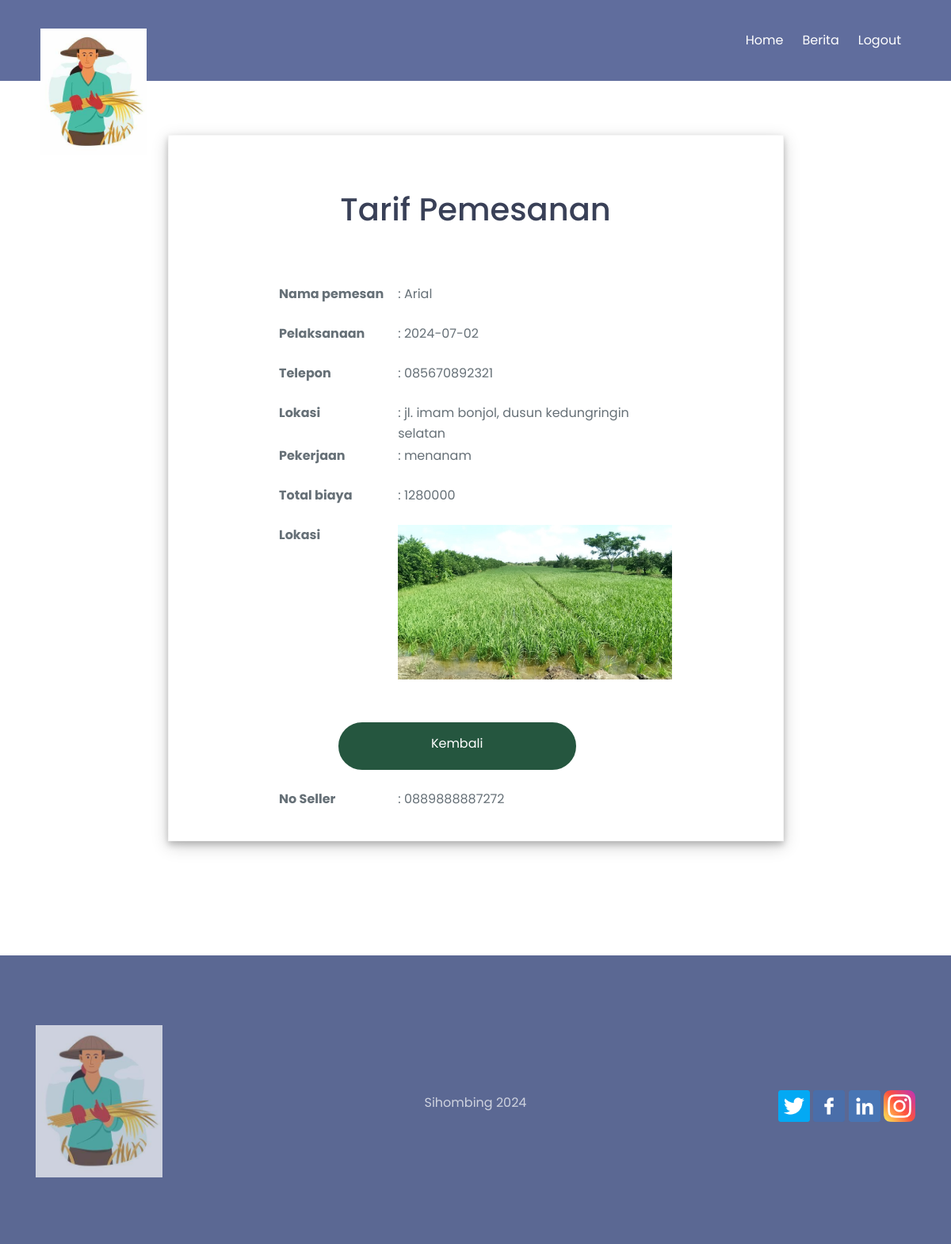
Page /buyer/detail.php?id_notif=27 on the committed database.
### tables this page shows
CREATE TABLE `notif` (
  `id_notif` int(11) NOT NULL,
  `id_buyer` int(11) NOT NULL,
  `id_seller` int(11) NOT NULL,
  `id_pesan` int(11) NOT NULL,
  `date` date NOT NULL,
  `namebuyer` varchar(255) NOT NULL,
  `telp` varchar(255) NOT NULL,
  `location` varchar(255) NOT NULL,
  `locpic` varchar(255) NOT NULL,
  `job` varchar(255) NOT NULL,
  `status` varchar(255) NOT NULL,
  `total` int(20) NOT NULL
);

CREATE TABLE `users` (
  `id_users` int(11) NOT NULL,
  `name` varchar(255) NOT NULL,
  `username` varchar(255) NOT NULL,
  `password` varchar(255) NOT NULL,
  `address` text NOT NULL,
  `telp` varchar(255) NOT NULL,
  `gender` varchar(255) NOT NULL,
  `born` date NOT NULL,
  `level` varchar(255) NOT NULL
);

### buyer/detail.php (the view, shortened to what this page needs)
<?php
    if(isset($_GET['id_notif'])){
        $id_notif    =$_GET['id_notif'];
    }
    else {
        die ("Error. No ID Selected!");
    }
    include "../config.php";
    $query    =mysqli_query($conn, "SELECT * FROM notif WHERE id_notif='$id_notif'");
    $result    =mysqli_fetch_array($query);
?>
<!DOCTYPE html>
<html lang="en">
    <head>
        <link href="css/fontawesome-all.min.css" rel="stylesheet">
        <link href="../assets/css/styles.css" rel="stylesheet">
    </head>
    <body>
        <div class="navbar">
            <div class="container flex">
                <a class="logo-image" href="index.php"><img src="../assets/img/logo2.png" alt="alternative"></a>
                <nav>
                    <ul>
                        <li><a href="index.php">Home</a></li>
                        <li><a href="berita.php">Berita</a></li>
                        <li><a href="logout.php">Logout</a></li>
                    </ul>
                </nav>
            </div>
        </div>
        <div id="contact" class="contact bg-gray">
            <div class="container"><br>
            <div class="cards"><br><br>
                <h2>Tarif Pemesanan</h2>
                <br><?php
                  ?><br>
                    <form>
                    <table>
                        <tr valign="top"><th width="30%"><div class="form-group">Nama pemesan</th><td>: <?php echo $result['namebuyer']; ?></td></tr>
                        <tr valign="top"><th><div class="form-group">Pelaksanaan</th><td>: <?php echo $result['date']; ?></td></tr>
                        <tr valign="top"><th><div class="form-group">Telepon</th><td>: <?php echo $result['telp']; ?></td></tr>
                        <tr valign="top"><th><div class="form-group">Lokasi</th><td>: <?php echo $result['location']; ?></td></tr>
                        <tr valign="top"><th><div class="form-group">Pekerjaan</th><td>: <?php echo $result['job']; ?></td></tr>
                        <tr valign="top"><th><div class="form-group">Total biaya</th><td>: <?php echo $result['total']; ?></td></tr>
                        <tr valign="top"><th><div class="form-group">Lokasi</th><td><img src="../assets/img/<?php echo $result['locpic'] ?>" width="100%" height="100%"></td></tr>
                        <tr><th  colspan="2"><br><br><div class="form-group">
                            <a href="index.php" style="text-align:center; padding-top: 25px; text-decoration:none;" class="form-control-submit-button">Kembali</a>
                            <tr valign="top"><th><div class="form-group">No Seller</th><td>:         <?php
        $seller = $result['id_seller'];
        $query    =mysqli_query($conn, "SELECT * FROM users WHERE id_users='$seller'");
        $result    =mysqli_fetch_array($query);
         echo $result['telp'];
        ?></td></tr>
                    </div></th></tr></table>
                </form>
            </div>
            </div>
        </div>
        <footer>
            <div class="container grid grid-3">
                <div>
                    <a class="logo-image" href="index.html"><img src="../assets/img/logo2.png" alt="alternative"></a>
                </div>
        <div>
          <ul class="li-space-lg">
          <li><p>Sihombing 2024</p></li>
          </ul>
        </div>
                <div>
                    <a href="#"><img src="../assets/img/twitter.png" height="40px"></i></a>
                    <a href="#"><img src="../assets/img/facebook.png" height="40px"></i></a>
                    <a href="#"><img src="../assets/img/linkedin.png" height="40px"></i></a>
                    <a href="#"><img src="../assets/img/instagram.png" height="40px"></i></a>
                </div>
            </div>
        </footer>
    </body>
</html>

### assets/css/styles.css (style rules this page uses)
* { box-sizing: border-box; padding: 0; margin: 0; }
body, html { scroll-behavior: smooth; width: 100%; height: 100%; }
body, p { color: #667077; font: 400 1rem/1.625rem "Poppins", sans-serif; }
h2 { color: #394057; font-weight: 500; font-size: 2.5rem; line-height: 3.25rem; }
.container { margin: 0 auto; padding: 0 15px; }
.flex { display: flex; justify-content: center; align-items: center; height: 100%; }
.grid { display: grid; gap: 20px; justify-content: center; align-items: center; height: 100%; }
img { max-width: 100%; vertical-align: middle; }
ul { list-style-type: none; }
.li-space-lg li { margin-bottom: 0.5rem; }
a { color: #667077; text-decoration: underline; }
.bg-gray { background-color: #ffffff; }
.form-group { width: 120%; position: relative; margin-bottom: 1.375rem; }
::placeholder { color: #667077; opacity: 1; }
.form-control-submit-button { display: inline-block; width: 300px; height: 3.75rem; border: 2px solid #25563f; border-radius: 32px; background-color: #25563f; color: #ffffff; font-weight: 400; font-size: 1rem; line-height: 0; font-family: "Poppins"; cursor: pointer; transition: all 0.2s; }
.navbar { position: absolute; top: 26px; right: 0; left: 0; background-color: transparent; color: #ffffff; }
.navbar .flex { flex-direction: column; }
.navbar a { text-decoration: none; }
.navbar .logo-image { width: 134px; height: 30px; margin-top: 0.5rem; margin-bottom: 1.25rem; }
.navbar ul { display: flex; flex-wrap: wrap; justify-content: center; padding: 0.5rem 0.75rem 0 0.75rem; background-color: rgba(0, 0, 0, 0.2); }
.navbar ul li { padding: 0 0.75rem 0.5rem 0.75rem; }
.navbar ul a { color: #ffffff; }
.contact { padding-top: 9rem; padding-bottom: 9rem; text-align: center; }
.contact h2 { margin-bottom: 0.875rem; }
.contact form { text-align: left; }
footer { padding-top: 5.5rem; padding-bottom: 4.5rem; background-color: #5b6893; text-align: center; }
footer .logo-image { display: block; width: 160px; height: 100%; margin-bottom: 0.75rem; opacity: 0.7; }
footer p, footer ul li a, footer ul li a:hover, footer .fab { color: #ffffff; opacity: 0.7; text-decoration: none; }
footer p { margin-bottom: 1.5rem; }
footer ul { margin-bottom: 2.25rem; }
@media (min-width: 992px) { .container { max-width: 1140px; } }
@media (min-width: 992px) { .grid { grid-template-columns: repeat(2, 1fr); } }
@media (min-width: 992px) { .grid-3 { grid-template-columns: repeat(3, 1fr); } }
@media (min-width: 992px) { .navbar { top: 0px; padding: 36px; background-color: #606d9d; padding: 36px; } }
@media (min-width: 992px) { .navbar .flex { flex-direction: row; justify-content: space-between; } }
@media (min-width: 992px) { .navbar .logo-image { margin: 0; } }
@media (min-width: 992px) { .navbar ul { padding: 0; background: none; } }
@media (min-width: 992px) { .navbar ul li { margin-bottom: 0; padding-bottom: 0; } }
@media (min-width: 992px) { .navbar ul li:last-of-type a { margin-right: 0; padding-right: 0; } }
@media (min-width: 992px) { form { width: 500px; margin-right: auto; margin-left: auto; } }
@media (min-width: 992px) { footer { text-align: left; } }
@media (min-width: 992px) { footer p, footer ul { margin-bottom: 0; } }
@media (min-width: 992px) { footer ul { text-align: center; } }
@media (min-width: 992px) { footer .grid div:nth-of-type(3) { text-align: right; } }
.cards { border: 0.5px solid whitesmoke; padding: 15px; margin: 0 auto; width: 70%; box-shadow: 0 4px 8px 0 rgba(0, 0, 0, 0.2), 0 6px 20px 0 rgba(0, 0, 0, 0.19); }
* { margin: 0; padding: 0; list-style: none; text-decoration: none; }

### rows in the picture
notif: namebuyer "Arial", date "2024-07-02", telp "085670892321", location "jl. imam bonjol, dusun kedungringin selatan", job "menanam", total "1280000", locpic (picture)
users: telp "0889888887272"
